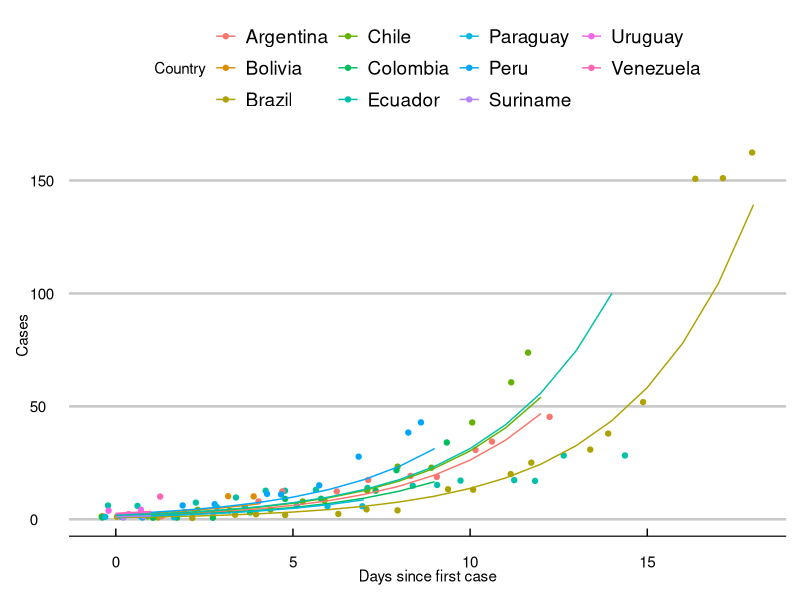

The R script that drew this image:
library(lme4)
library(ggplot2)
library(tidyr)
library(dplyr)
covid_long_d <- read.csv("../data/covid-long17Mar.csv")
covid_long_d <- covid_long_d %>% 
  filter(Country %in% c('Brazil','Uruguay', 'Argentina','Chile',
                        'Paraguay','Peru','Bolivia','Ecuador','Colombia','Venezuela','Suriname'))
exp_fit <- lmer(log(val) ~ 1 +(1|Country)*diff, data=covid_long_d)

covid_long_d$exp_pred <- exp(predict(exp_fit))
p <- ggplot(covid_long_d,aes(x=diff,y=val,color=Country))+
  geom_jitter()+
  geom_line(aes(x=diff,y=exp_pred,color=Country))+
  ggthemes::theme_economist_white(gray_bg = F)+
  ylab("Cases")+xlab("Days since first case")

ggsave(p,filename = "../images/hierarch.png",type="cairo-png",
       dpi = 300,units = "cm",width = 20, height = 10)
write.csv(ranef(exp_fit),"../data/fit_data17Mar.csv")
write.csv(covid_long_d,"../data/fit_plot17Mar.csv")
